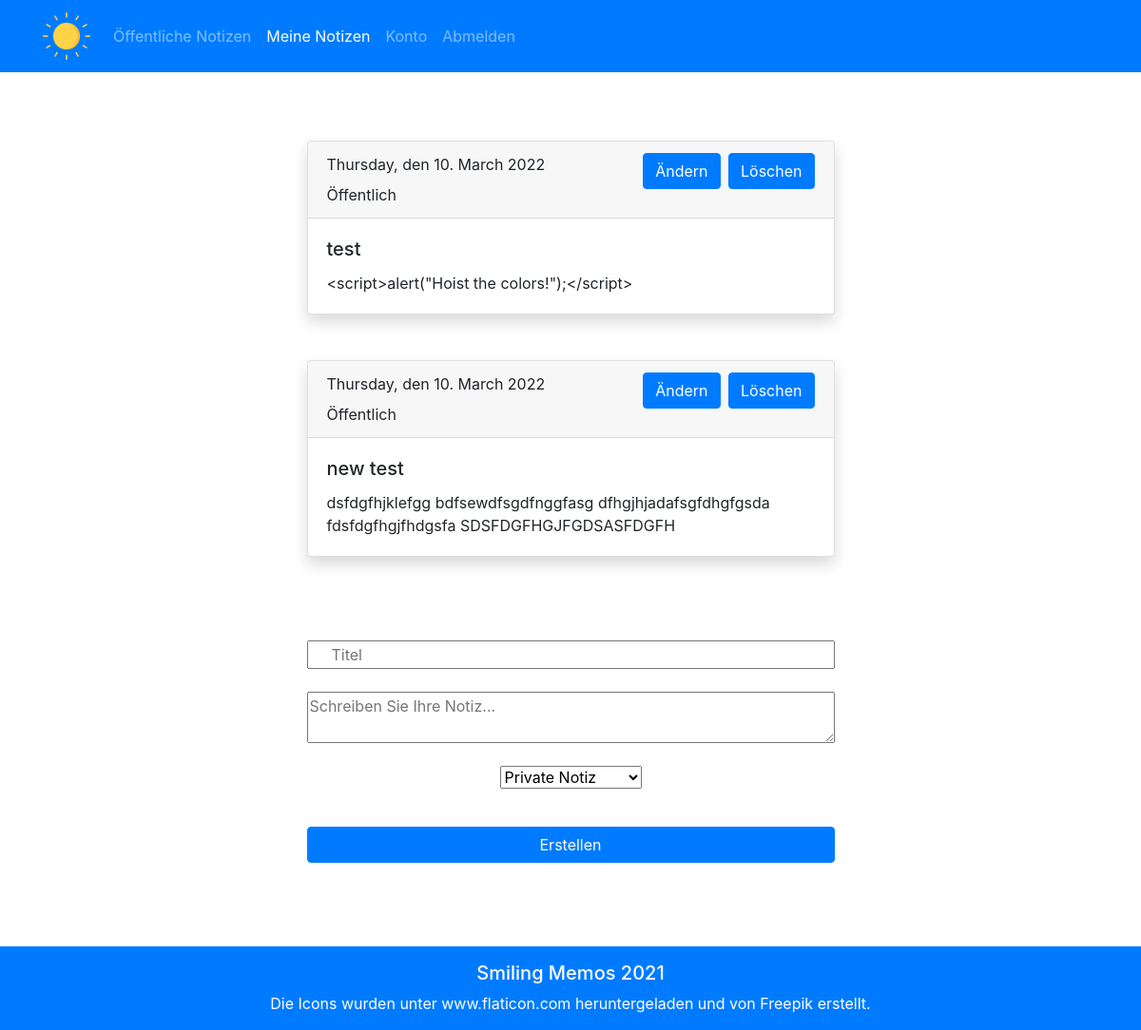
Screenshot of /index.php/mymemos (signed in) with the database file from the repository.
### tables this page shows
CREATE TABLE `memos` (
  `id` int NOT NULL,
  `fk_author` int NOT NULL,
  `date` timestamp NOT NULL DEFAULT CURRENT_TIMESTAMP,
  `title` varchar(200) DEFAULT NULL,
  `text` text NOT NULL,
  `visibility` enum('private','public') NOT NULL
);

### src/AbstractController.php (called while the page is built, shortened)
<?php
	abstract class AbstractController {
		protected function render($fileName, $parameters) {
			extract($parameters);
			include __DIR__ . "/../view/header.php";
			include __DIR__ . "/../view/{$fileName}.php";
			include __DIR__ . "/../view/footer.php";
		}
	    protected function escape($string) {
	        return htmlentities($string, ENT_QUOTES, "UTF-8");
	    }
        protected function escape2dArray($a2dArray) {
            $new2dArray = [];
            foreach ($a2dArray as $array) {
                $newArray = [];
                foreach ($array as $key => $value) {
                    $newArray[$key] = $this->escape($value);
                }
                array_push($new2dArray, $newArray);
            }
            return $new2dArray;
        }
	}
?>

### src/MemosController.php (called while the page is built, shortened)
<?php
	class MemosController extends AbstractController {
		private $memosRepository;
		public function __construct($memosRepository) {
			$this->memosRepository = $memosRepository;
		}
		public function prepareMyMemos() {
			$myMemos = $this->memosRepository->getMemosByAuthor($_SESSION["id"]);
			$this->render(
				"myMemos",
				[
					"myMemos" => $myMemos
				]
			);
		}
	}
?>

### index.php (called while the page is built, shortened)
<?php
	require "init.php";
	$routes = [
		"/register" => [
			"controller" => "RegisterController",
			"method" => "prepareRegistration"
		],
		"/activateaccount" => [
			"controller" => "RegisterController",
			"method" => "activateAccount"
		],
		"/login" => [
			"controller" => "LoginController",
			"method" => "prepareLogin"
		],
		"/logout" => [
			"controller" => "LogoutController",
			"method" => "logOut"
		],
		"/forgotpassword" => [
			"controller" => "PasswordController",
			"method" => "forgotPassword"
		],
		"/resetpassword" => [
			"controller" => "PasswordController",
			"method" => "resetPassword"
		],
		"/openmemos" => [
			"controller" => "MemosController",
			"method" => "prepareOpenMemos"
		],
		"/mymemos" => [
			"controller" => "MemosController",
			"method" => "prepareMyMemos"
		],
		"/account" => [
			"controller" => "AccountController",
			"method" => "prepareAccount"
		],
		"/admindashboard" => [
			"controller" => "AdminDashboardController",
			"method" => "prepareAdminDashboard"
		],
		"/ajax" => [
			"controller" => "AjaxService",
			"method" => "makeRequest"
		]
	];
	if (! isset($_SERVER["PATH_INFO"])) {
		$home = $container->createInstance("HomeController");
		$home->prepareHome();
	}
	else {
		$route = $routes[$_SERVER["PATH_INFO"]];
		$controller = $container->createInstance($route["controller"]);
		$method = $route["method"];
		$controller->$method();
	}
?>

### src/MemosRepository.php (called while the page is built, shortened)
<?php
	class MemosRepository extends AbstractController {
		private $connection;
        public function __construct($dbConnection) {
            $this->connection = $dbConnection;
        }
        public function getMemosByAuthor($fkAuthor) {
            $statement = $this->connection->prepare("
                SELECT * FROM `memos`
                WHERE `fk_author` = ?;
            ");
            $statement->bind_param("i", $fkAuthor);
            if (! $statement->execute()) {
                return [];
            }
            $result = $statement->get_result();
            $a2dArray = $result->fetch_all(MYSQLI_ASSOC);
            return $this->escape2dArray($a2dArray);
        }
	}
?>

### view/myMemos.php (the view, shortened to what this page needs)
<main>
  <div class="container py-5">
    <div id="cards" class="d-flex flex-column justify-content-center align-items-center">
<?php
  if (empty($myMemos)) {
?>
    <h4 id="noPrivateMemos">Sie haben noch keine Notizen erstellt.</h4>
<?php
  } else {
    foreach ($myMemos as $memo) {
      $memo["styled_date"] = strftime("%A, den %d. %B %Y", strtotime($memo["date"]));
      $visibility = "Privat";
      if ($memo["visibility"] == "public") {
        $visibility = "Öffentlich";
      }
?>
      <div>
        <div class="card my-4 shadow" data-date="<?php echo $memo['date']; ?>">
          <div class="card-header d-flex justify-content-between">
            <div>
              <p class="card-date mt-0 mb-2">
                <?php echo $memo["styled_date"]; ?>
              </p>
              <p class="card-visibility mb-0">
                <?php echo $visibility; ?>
              </p>
            </div>
            <div class="buttonsParent">
              <button class="btn btn-primary mr-1" type="button" name="button" data-toggle="modal" data-target=".bd-example-modal-lg<?php echo $memo["id"]; ?>">Ändern</button>
              <button class="delete btn btn-primary" type="button" data-date="<?php echo $memo['date']; ?>">Löschen</button>
            </div>
          </div>
          <div class="card-body">
            <h5 class="card-title">
              <?php echo $memo["title"]; ?>
            </h5>
            <p class="card-text">
              <?php echo $memo["text"]; ?>
            </p>
          </div>
        </div>
      </div>
<?php
    }
  }
?>
    </div>
    <form id="createMemo" class="pt-3 pb-4 d-flex justify-content-center flex-column align-items-center" action="javascript:void(0);">
      <input class="d-block inputWidth pl-4" type="text" placeholder="Titel" name="title">
      <textarea class="inputWidth mt-4" placeholder="Schreiben Sie Ihre Notiz..." name="text"></textarea>
      <select class="m-4" name="visibility">
        <option selected value="private">Private Notiz</option>
      </select>
      <button class="btn btn-primary my-3 inputWidth" type="button" name="submit">Erstellen</button>
    </form>
  </div>
</main>

### css/styles.css (style rules this page uses)
#cards > div { width: 50%; }
#cards > div > div { width: 100%; }
.inputWidth { width: 50%; }
.card-header, .card-body { width: 100%; }

### rows the page displays
memos: styled_date "Thursday, den 10. March 2022", visibility "Öffentlich", title "test", text "<script>alert(\"Hoist the colors!\");</script>"
memos: styled_date "Thursday, den 10. March 2022", visibility "Öffentlich", title "new test", text "dsfdgfhjklefgg bdfsewdfsgdfnggfasg dfhgjhjadafsgfdhgfgsda fdsfdgfhgjfhdgsfa SDSFDGFHGJFGDSASFDGFH"
